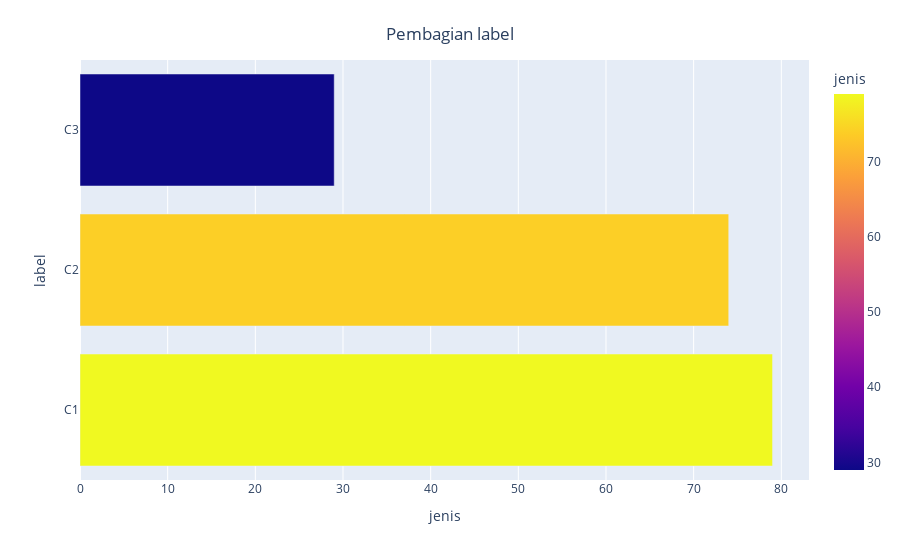

The notebook cell this image was saved under:
### Code cell
Visualize_class(df_data, feature="label", title="Pembagian label")

### Figure 1 — Plotly figure (JSON) as saved in the notebook; plotly's stock layout.template omitted (floating-point values rounded to 4 significant figures)
{"data": [{"alignmentgroup": "True", "hovertemplate": "jenis=%{marker.color}<br>label=%{y}<extra></extra>", "legendgroup": "", "marker": {"color": [79, 74, 29], "coloraxis": "coloraxis", "pattern": {"shape": ""}}, "name": "", "offsetgroup": "", "orientation": "h", "showlegend": false, "textposition": "auto", "type": "bar", "x": [79, 74, 29], "xaxis": "x", "y": ["C1", "C2", "C3"], "yaxis": "y"}], "layout": {"barmode": "relative", "coloraxis": {"colorbar": {"title": {"text": "jenis"}}, "colorscale": [[0, "#0d0887"], [0.1111, "#46039f"], [0.2222, "#7201a8"], [0.3333, "#9c179e"], [0.4444, "#bd3786"], [0.5556, "#d8576b"], [0.6667, "#ed7953"], [0.7778, "#fb9f3a"], [0.8889, "#fdca26"], [1, "#f0f921"]]}, "legend": {"tracegroupgap": 0}, "margin": {"t": 60}, "title": {"text": "Pembagian label", "x": 0.5, "xanchor": "center", "y": 0.95, "yanchor": "top"}, "xaxis": {"anchor": "y", "domain": [0, 1], "title": {"text": "jenis"}}, "yaxis": {"anchor": "x", "domain": [0, 1], "title": {"text": "label"}}}}
